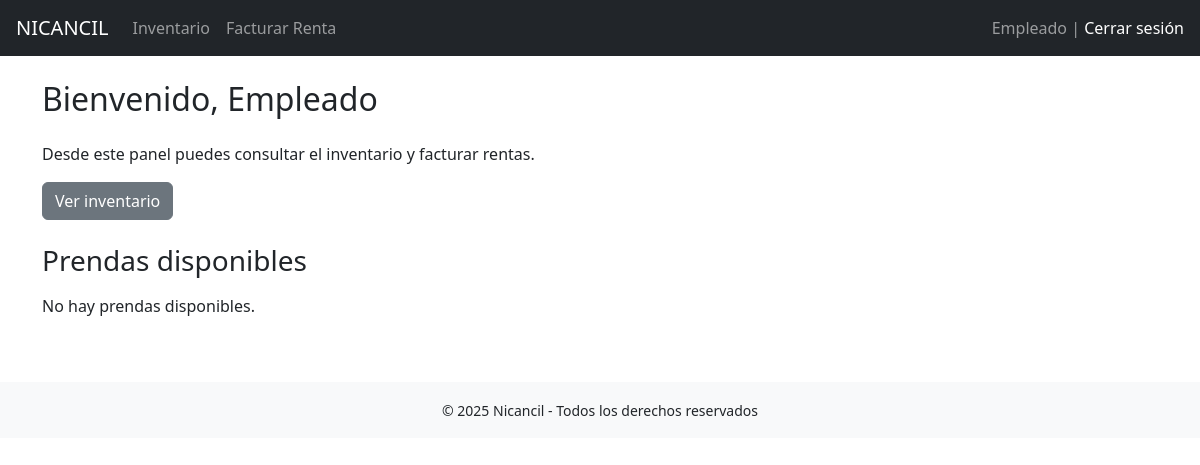
Page /dashboard/ (signed in) on the earlier database version.
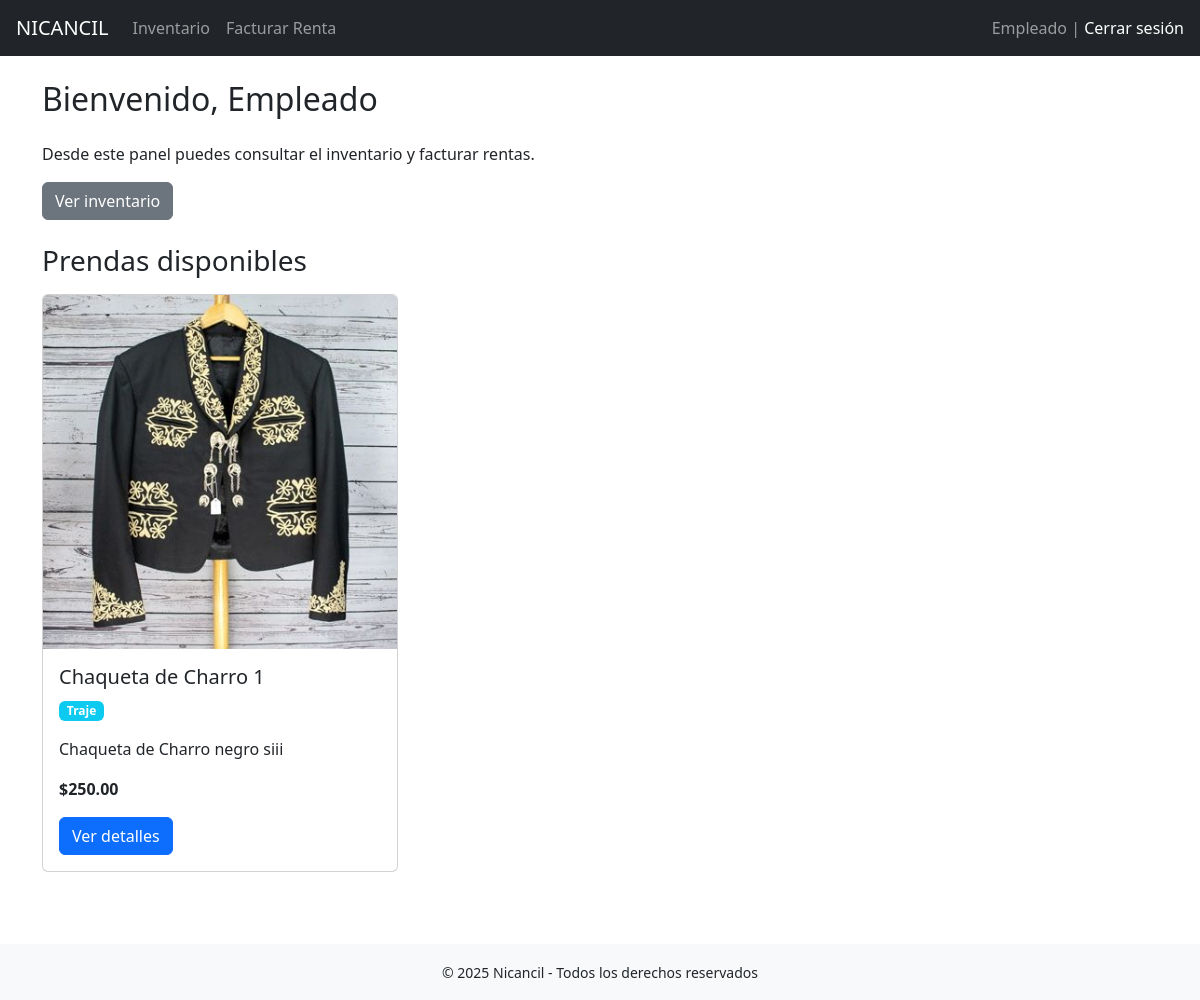
Same page on the later database version.
### inventario/models.py (models this page shows, shortened)
class Prenda(models.Model):
    TIPOS = (
        ('traje', 'Traje'),
        ('vestido', 'Vestido'),
        ('accesorio', 'Accesorio'),
    )
    ESTATUS = (
        ('disponible', 'Disponible'),
        ('apartado', 'Apartado'),
        ('en_uso', 'En Uso'),
        ('dañado', 'Dañado'),
        ('mantenimiento', 'En Mantenimiento'),
        ('lavanderia', 'En Lavandería'),
    )
    GENEROS = (
        ('hombre', 'Hombre'),
        ('mujer', 'Mujer'),
        ('unisex', 'Unisex'),
    )
    nombre = models.CharField(max_length=100)
    descripcion = models.TextField()
    precio = models.DecimalField(max_digits=10, decimal_places=2)
    tipo = models.CharField(max_length=20, choices=TIPOS, default='traje')
    color = models.CharField(max_length=50, blank=True)
    estatus = models.CharField(max_length=20, choices=ESTATUS, default='disponible')
    tallas = models.CharField(max_length=50, blank=True)
    genero = models.CharField(max_length=10, choices=GENEROS, default='unisex')
    lugar = models.CharField(max_length=100, blank=True, verbose_name="Lugar o sitio del traje")
    cantidad = models.PositiveIntegerField(default=1)
    imagen = models.ImageField(upload_to='prendas/', null=True, blank=True)
    fecha_creacion = models.DateTimeField(auto_now_add=True)

### usuarios/views.py (the view)
# urls.py: path('dashboard/', views.dashboard, name='dashboard'),
@login_required
def dashboard(request):
    from inventario.models import Prenda
    prendas = Prenda.objects.all()
    if request.user.rol == 'admin':
        return render(request, "usuarios/dashboard_admin.html", {'prendas': prendas})
    elif request.user.rol == 'emp':
        return render(request, "usuarios/dashboard_empleado.html", {'prendas': prendas})
    else:
        return redirect('logout')

### templates/usuarios/dashboard_empleado.html (shortened to what this page needs)
{% extends 'base_dashboard.html' %}
{% block navbar %}
    <div class="collapse navbar-collapse">
        <ul class="navbar-nav me-auto">
            <li class="nav-item"><a class="nav-link" href="{% url 'inventario' %}">Inventario</a></li>
            <li class="nav-item"><a class="nav-link" href="#">Facturar Renta</a></li>
        </ul>
        <span class="navbar-text">
            Empleado | <a href="{% url 'logout' %}" class="text-decoration-none">Cerrar sesión</a>
        </span>
    </div>
{% endblock %}
{% block content %}
    <h2 class="mb-4">Bienvenido, Empleado</h2>
    <p>Desde este panel puedes consultar el inventario y facturar rentas.</p>
    <div class="mb-4">
        <a href="{% url 'inventario' %}" class="btn btn-secondary">Ver inventario</a>
    </div>
    <h3 class="mb-3">Prendas disponibles</h3>
    <div class="row">
        {% for prenda in prendas %}
            <div class="col-md-4 mb-4">
                <div class="card h-100">
                    {% if prenda.imagen %}
                        <img src="{{ prenda.imagen.url }}" class="card-img-top" alt="{{ prenda.nombre }}">
                    {% else %}
                        <div class="card-img-top bg-light text-center py-5">Sin imagen</div>
                    {% endif %}
                    <div class="card-body">
                        <h5 class="card-title">{{ prenda.nombre }}</h5>
                        <p class="card-text"><span class="badge bg-info">{{ prenda.get_tipo_display }}</span></p>
                        <p class="card-text">{{ prenda.descripcion|truncatechars:100 }}</p>
                        <p class="card-text"><strong>${{ prenda.precio }}</strong></p>
                        <a href="{% url 'prenda_detalle' prenda.pk %}" class="btn btn-primary">Ver detalles</a>
                    </div>
                </div>
            </div>
        {% empty %}
            <div class="col-12">
                <p>No hay prendas disponibles.</p>
            </div>
        {% endfor %}
    </div>
{% endblock %}

Differences in the rows shown:
added Prenda: imagen (picture), nombre "Chaqueta de Charro 1", tipo "Traje", descripcion "Chaqueta de Charro negro siii", precio "250.00"
Other differences:
text no longer shown: "No hay prendas disponibles."
